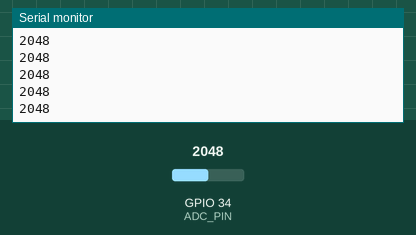
Recording of a sketch running on a simulated ESP32. Shown: the last lines printed to the serial monitor. The inputs (shaded band) are chosen by the test bench; at power-on: GPIO 34 (ADC_PIN) = 2048.

Above: at 1.2 s.
1.3 s: GPIO 34 (ADC_PIN) set to 2866
At 1.8 s:
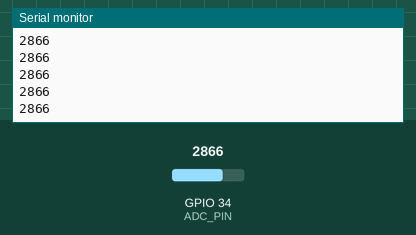
2.8 s: GPIO 34 (ADC_PIN) set to 3603
At 3.8 s:
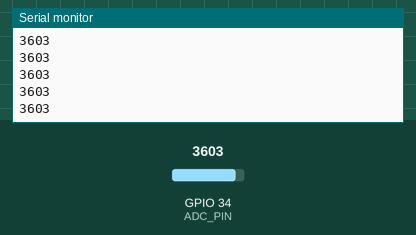
Timing chart, 0 to 5.4 s (numbered marks = the images above; inputs shaded):
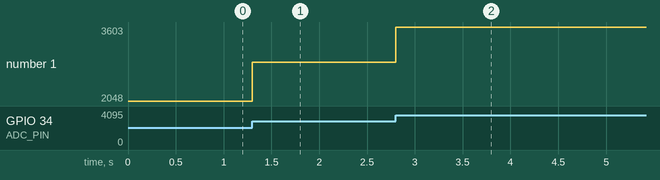

Measured:
- after the input at 1.3 s, the serial monitor: prints a new line at once (image 1)
- after the input at 2.8 s, the serial monitor: prints a new line at once (image 2)
- plotted number 1: 2048 → 2866 after the input at 1.3 s, 2866 → 3603 after the input at 2.8 s

The sketch:

hw_verify.ino
```cpp
// Minimal Hardware Test Script
// Use this to check your Serial Plotter for a clean sine wave

#define ADC_PIN 34

void setup() {
  Serial.begin(115200);
}

void loop() {
  // --- Step 1 & 2: Simple Plotter Test ---
  int raw = analogRead(ADC_PIN);
  Serial.println(raw);
  delay(2); // ~500 Hz sampling for smooth plotting
}
```
